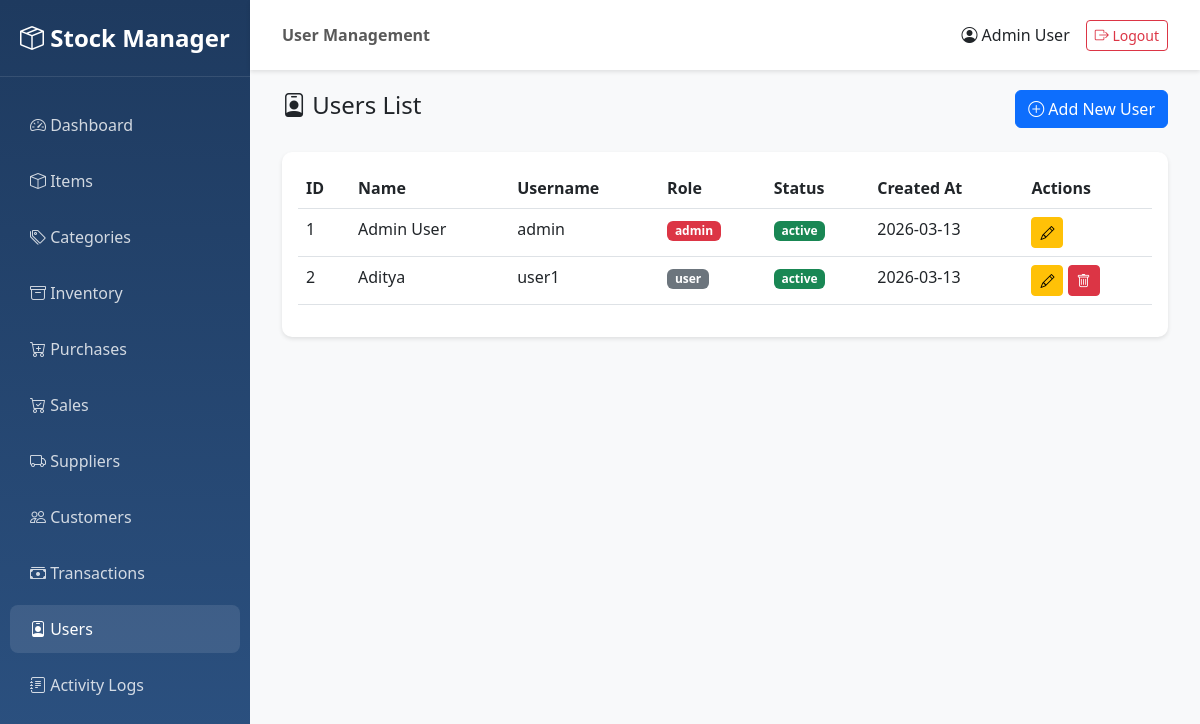
Page /users/ (signed in) on the committed database.
### app/models/user.py (models this page shows, shortened)
class User(UserMixin, db.Model):
    __tablename__ = 'users'
    user_id = db.Column(db.Integer, primary_key=True)
    name = db.Column(db.String(100), nullable=False)
    username = db.Column(db.String(50), unique=True, nullable=False, index=True)
    password = db.Column(db.String(255), nullable=False)
    role = db.Column(db.String(20), nullable=False, default='user')  # admin, manager, user
    status = db.Column(db.String(20), nullable=False, default='active')  # active, inactive
    created_by = db.Column(db.Integer, db.ForeignKey('users.user_id'), nullable=True)
    updated_by = db.Column(db.Integer, db.ForeignKey('users.user_id'), nullable=True)
    created_at = db.Column(db.DateTime, nullable=False, default=datetime.utcnow)
    updated_at = db.Column(db.DateTime, nullable=False, default=datetime.utcnow, onupdate=datetime.utcnow)
    logs = db.relationship('Log', backref='user', lazy='dynamic')
    def is_admin(self):
        return self.role == 'admin'

### app/routes/users.py (the view)
@users_bp.route('/')
@login_required
def list_users():
    page = request.args.get('page', 1, type=int)
    users = User.query.paginate(page=page, per_page=20, error_out=False)
    return render_template('users/list.html', users=users)

### app/templates/users/list.html (shortened to what this page needs)
{% extends "base.html" %}
{% block page_title %}User Management{% endblock %}
{% block content %}
<div class="container-fluid">
    <div class="d-flex justify-content-between align-items-center mb-4">
        <h4><i class="bi bi-person-badge"></i> Users List</h4>
        <a href="{{ url_for('users.create_user') }}" class="btn btn-primary">
            <i class="bi bi-plus-circle"></i> Add New User
        </a>
    </div>
    <div class="card">
        <div class="card-body">
            <div class="table-responsive">
                <table class="table table-hover">
                    <thead>
                        <tr>
                            <th>ID</th>
                            <th>Name</th>
                            <th>Username</th>
                            <th>Role</th>
                            <th>Status</th>
                            <th>Created At</th>
                            <th>Actions</th>
                        </tr>
                    </thead>
                    <tbody>
                        {% for user in users.items %}
                        <tr>
                            <td>{{ user.user_id }}</td>
                            <td>{{ user.name }}</td>
                            <td>{{ user.username }}</td>
                            <td>
                                <span class="badge bg-{{ 'danger' if user.role == 'admin' else 'primary' if user.role == 'manager' else 'secondary' }}">
                                    {{ user.role }}
                                </span>
                            </td>
                            <td>
                                <span class="badge bg-{{ 'success' if user.status == 'active' else 'warning' }}">
                                    {{ user.status }}
                                </span>
                            </td>
                            <td>{{ user.created_at.strftime('%Y-%m-%d') }}</td>
                            <td>
                                <a href="{{ url_for('users.edit_user', user_id=user.user_id) }}" class="btn btn-sm btn-warning">
                                    <i class="bi bi-pencil"></i>
                                </a>
                                {% if user.user_id != current_user.user_id %}
                                <form method="POST" action="{{ url_for('users.delete_user', user_id=user.user_id) }}" style="display:inline;">
                                    <button type="submit" class="btn btn-sm btn-danger" onclick="return confirm('Are you sure?')">
                                        <i class="bi bi-trash"></i>
                                    </button>
                                </form>
                                {% endif %}
                            </td>
                        </tr>
                        {% endfor %}
                    </tbody>
                </table>
            </div>
        </div>
    </div>
</div>
{% endblock %}

### app/templates/base.html (shortened to what this page needs)
<!DOCTYPE html>
<html lang="en">
<head>
    <link href="https://cdn.jsdelivr.net/npm/bootstrap@5.3.0/dist/css/bootstrap.min.css" rel="stylesheet">
    <link rel="stylesheet" href="https://cdn.jsdelivr.net/npm/bootstrap-icons@1.11.0/font/bootstrap-icons.css">
</head>
<body>
    {% if current_user.is_authenticated %}
    <div class="sidebar">
        <div class="brand-logo">
            <i class="bi bi-box-seam"></i> Stock Manager
        </div>
        <ul class="nav flex-column">
            <li class="nav-item">
                <a class="nav-link {% if request.endpoint == 'main.dashboard' %}active{% endif %}" href="{{ url_for('main.dashboard') }}">
                    <i class="bi bi-speedometer2"></i> Dashboard
                </a>
            </li>
            <li class="nav-item">
                <a class="nav-link {% if 'items' in request.endpoint %}active{% endif %}" href="{{ url_for('items.list_items') }}">
                    <i class="bi bi-box"></i> Items
                </a>
            </li>
            <li class="nav-item">
                <a class="nav-link {% if 'categories' in request.endpoint %}active{% endif %}" href="{{ url_for('categories.list_categories') }}">
                    <i class="bi bi-tags"></i> Categories
                </a>
            </li>
            <li class="nav-item">
                <a class="nav-link {% if 'inventory' in request.endpoint %}active{% endif %}" href="{{ url_for('inventory.list_inventory') }}">
                    <i class="bi bi-archive"></i> Inventory
                </a>
            </li>
            <li class="nav-item">
                <a class="nav-link {% if 'purchases' in request.endpoint %}active{% endif %}" href="{{ url_for('purchases.list_purchases') }}">
                    <i class="bi bi-cart-plus"></i> Purchases
                </a>
            </li>
            <li class="nav-item">
                <a class="nav-link {% if 'sales' in request.endpoint %}active{% endif %}" href="{{ url_for('sales.list_sales') }}">
                    <i class="bi bi-cart-check"></i> Sales
                </a>
            </li>
            <li class="nav-item">
                <a class="nav-link {% if 'suppliers' in request.endpoint %}active{% endif %}" href="{{ url_for('suppliers.list_suppliers') }}">
                    <i class="bi bi-truck"></i> Suppliers
                </a>
            </li>
            <li class="nav-item">
                <a class="nav-link {% if 'customers' in request.endpoint %}active{% endif %}" href="{{ url_for('customers.list_customers') }}">
                    <i class="bi bi-people"></i> Customers
                </a>
            </li>
            <li class="nav-item">
                <a class="nav-link {% if 'money' in request.endpoint %}active{% endif %}" href="{{ url_for('money.list_transactions') }}">
                    <i class="bi bi-cash-stack"></i> Transactions
                </a>
            </li>
            {% if current_user.is_admin() %}
            <li class="nav-item">
                <a class="nav-link {% if 'users' in request.endpoint %}active{% endif %}" href="{{ url_for('users.list_users') }}">
                    <i class="bi bi-person-badge"></i> Users
                </a>
            </li>
            <li class="nav-item">
                <a class="nav-link {% if 'logs' in request.endpoint %}active{% endif %}" href="{{ url_for('logs.list_logs') }}">
                    <i class="bi bi-journal-text"></i> Activity Logs
                </a>
            </li>
            {% endif %}
        </ul>
    </div>
    <nav class="navbar navbar-top">
        <div class="container-fluid">
            <span class="navbar-text">
                <strong>{% block page_title %}{% endblock %}</strong>
            </span>
            <div class="d-flex align-items-center">
                <span class="me-3">
                    <i class="bi bi-person-circle"></i> {{ current_user.name }}
                </span>
                <a href="{{ url_for('auth.logout') }}" class="btn btn-outline-danger btn-sm">
                    <i class="bi bi-box-arrow-right"></i> Logout
                </a>
            </div>
        </div>
    </nav>
    <div class="main-content">
        {% block content %}{% endblock %}
    </div>
    {% endif %}
</body>
</html>

### app/templates/base.html (style rules this page uses)
:root { --sidebar-width: 250px; }
body { font-family: 'Segoe UI', Tahoma, Geneva, Verdana, sans-serif; }
.sidebar { position: fixed; top: 0; left: 0; height: 100vh; width: var(--sidebar-width); background: linear-gradient(180deg, #1e3a5f 0%, #2c5282 100%); padding-top: 20px; overflow-y: auto; }
.sidebar .nav-link { color: rgba(255, 255, 255, 0.8); padding: 12px 20px; margin: 4px 10px; border-radius: 8px; transition: all 0.3s; }
.sidebar .nav-link:hover, .sidebar .nav-link.active { background: rgba(255, 255, 255, 0.1); color: white; }
.main-content { margin-left: var(--sidebar-width); padding: 20px; min-height: 100vh; background: #f8f9fa; }
.card { border: none; border-radius: 10px; box-shadow: 0 2px 4px rgba(0,0,0,0.1); margin-bottom: 20px; }
.navbar-top { margin-left: var(--sidebar-width); background: white; box-shadow: 0 2px 4px rgba(0,0,0,0.1); padding: 15px 20px; }
.brand-logo { color: white; font-size: 1.5rem; font-weight: bold; padding: 0 20px 20px; margin-bottom: 20px; border-bottom: 1px solid rgba(255,255,255,0.1); }

### rows in the picture
User: name "Admin User", user_id "1", username "admin", role "admin", status "active", created_at "2026-03-13"
User: user_id "2", name "Aditya", username "user1", role "user", status "active", created_at "2026-03-13"
